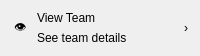
           <widget class="QFrame" name="cardView">
            <property name="minimumSize">
             <size>
              <width>0</width>
              <height>56</height>
             </size>
            </property>
            <property name="maximumSize">
             <size>
              <width>16777215</width>
              <height>56</height>
             </size>
            </property>
            <property name="cursor">
             <cursorShape>PointingHandCursor</cursorShape>
            </property>
            <property name="frameShape">
             <enum>QFrame::Shape::NoFrame</enum>
            </property>
            <layout class="QHBoxLayout" name="cardViewLayout">
             <property name="spacing">
              <number>10</number>
             </property>
             <property name="leftMargin">
              <number>14</number>
             </property>
             <property name="topMargin">
              <number>8</number>
             </property>
             <property name="rightMargin">
              <number>12</number>
             </property>
             <property name="bottomMargin">
              <number>8</number>
             </property>
             <item>
              <widget class="QLabel" name="cardViewIcon">
               <property name="text">
                <string>👁️</string>
               </property>
              </widget>
             </item>
             <item>
              <layout class="QVBoxLayout" name="cardViewTextLayout">
               <property name="spacing">
                <number>0</number>
               </property>
               <property name="leftMargin">
                <number>0</number>
               </property>
               <property name="topMargin">
                <number>0</number>
               </property>
               <property name="rightMargin">
                <number>0</number>
               </property>
               <property name="bottomMargin">
                <number>0</number>
               </property>
               <item>
                <widget class="QLabel" name="cardViewTitle">
                 <property name="text">
                  <string>View Team</string>
                 </property>
                </widget>
               </item>
               <item>
                <widget class="QLabel" name="cardViewSub">
                 <property name="text">
                  <string>See team details</string>
                 </property>
                </widget>
               </item>
              </layout>
             </item>
             <item>
              <spacer name="spacer8">
               <property name="orientation">
                <enum>Qt::Orientation::Horizontal</enum>
               </property>
               <property name="sizeHint" stdset="0">
                <size>
                 <width>20</width>
                 <height>20</height>
                </size>
               </property>
              </spacer>
             </item>
             <item>
              <widget class="QLabel" name="cardViewChevron">
               <property name="text">
                <string>›</string>
               </property>
              </widget>
             </item>
            </layout>
           </widget>
